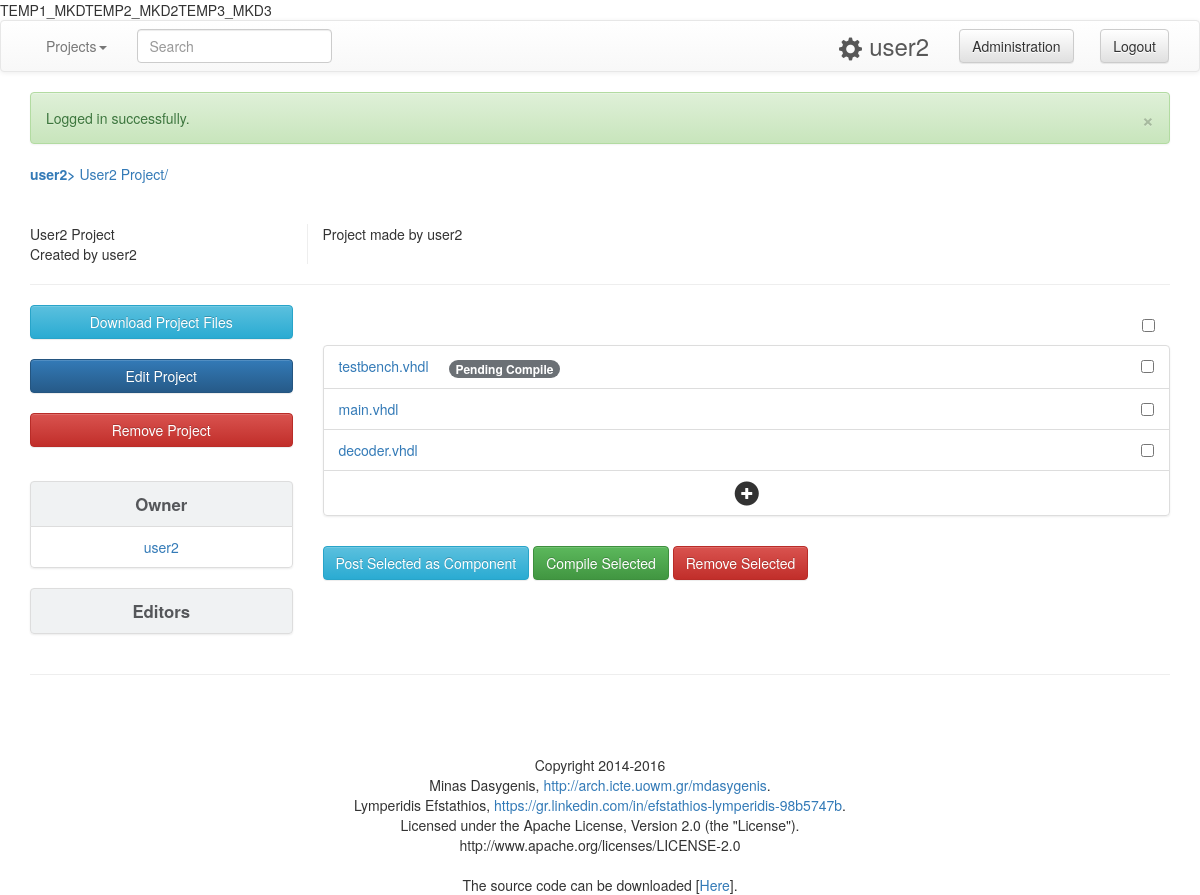
Page /project/user2/user2-project (signed in) on the committed database.
### tables this page shows
CREATE TABLE `users` (
  `id` int(11) NOT NULL,
  `username` varchar(25) NOT NULL,
  `password` varchar(32) NOT NULL,
  `type` int(1) NOT NULL DEFAULT '0',
  `email` varchar(50) NOT NULL,
  `telephone` bigint(10) DEFAULT NULL,
  `activated` tinyint(1) NOT NULL DEFAULT '0',
  `activ_code` int(6) NOT NULL,
  `theme` tinyint(1) NOT NULL DEFAULT '0',
  `available_space` int(6) NOT NULL DEFAULT '20'
);

CREATE TABLE `projects` (
  `id` int(11) NOT NULL,
  `name` varchar(50) NOT NULL,
  `description` text NOT NULL,
  `short_code` varchar(50) NOT NULL,
  `public` tinyint(1) NOT NULL DEFAULT '1'
);

CREATE TABLE `project_files` (
  `id` int(11) NOT NULL,
  `name` varchar(50) NOT NULL,
  `project_id` int(11) NOT NULL,
  `compiled` int(1) NOT NULL DEFAULT '0',
  `component` int(2) NOT NULL DEFAULT '0',
  `version` smallint(6) NOT NULL DEFAULT '0'
);

### index.php (called while the page is built, shortened)
<?php
include('loader.php');
$allowed_action=false;
if( (isset($_SESSION['vhdl_user']['loged_in']) && $_SESSION['vhdl_user']['loged_in']==1) || $allowed_action==true ){
	if( isset($_GET['action']) ){
		$included_file = $_GET['action'].'.php';
	}else{
		if($_SESSION['vhdl_user']['id'] == '0'){
			$included_file='loggedin_sid.php';
		}else{
			$included_file='loggedin.php';
		}
	}
}else{
	$included_file='loggedout.php';
}
include('theme/header.php');
include('pages/'.$included_file);
include('theme/footer.php');
if(isset($_GET)){
	var_dump($_GET);
}
if(isset($_POST)){
	var_dump($_POST);
}
if(isset($_SESSION)){
	var_dump($_SESSION);
}
?>

### classes/Database.php (called while the page is built, shortened)
<?php
class Database {
	public $conn;
	public function __construct(){
		$db_host="localhost";
		$db_username="root";
		$db_password="";
		$db_name="vhdl_compiler";
		try{
			$this->conn = new PDO("mysql:host=$db_host;dbname=$db_name;charset=utf8",$db_username,$db_password);
		}
			catch(PDOException $pe){
			die('Connection error:' . $pe->getmessage());
		}
	}
	public function get_user_information($user, $search_type) {
		$query = "SELECT * FROM users WHERE  ".$search_type."= '".$user."'";
		$statement = $this->conn->prepare($query);
		$statement->execute();
		return $statement->fetch();
	}
	public function get_project_shortcode($project_code, $user_id) {
		$query = "SELECT projects.* FROM projects JOIN projects_editors ON projects_editors.project_id = projects.id WHERE projects_editors.user_id='".$user_id."' AND projects.short_code = '".$project_code."'";
		$statement = $this->conn->prepare($query);
		$statement->execute();
		return $statement->fetch();
	}
	public function get_project_editors($project_id) {
		$query = "SELECT users.username,projects_editors.user_type FROM users JOIN projects_editors ON projects_editors.user_id = users.id WHERE projects_editors.project_id = '".$project_id."'";
		$statement = $this->conn->prepare($query);
		$statement->execute();
		return $statement->fetchAll();
	}
	public function get_project_files($project_id) {
		$query = "SELECT * FROM project_files WHERE project_id = '".$project_id."' ORDER BY id";
		$statement = $this->conn->prepare($query);
		$statement->execute();
		return $statement->fetchAll();
	}
}
?>

### classes/User.php (called while the page is built, shortened)
<?php
class User {
	public $username,$id,$logged_in,$type;
	public function __construct($vhdl_user){
		$this->type = $vhdl_user['type'];
	}
	public function validate_ownership($editors){
		if($this->type=='1'){
			$valid = true;
		}
		return $valid;
	}
	public function validate_edit_rights($editors){
		if($this->type=='1'){
			$valid = true;
		}
		return $valid;
	}
}
?>

### pages/project-dir.php (the view, shortened to what this page needs)
<?php
	$search_user = $db->get_user_information($_GET['user'],"username");
	$project = $db->get_project_shortcode($_GET['project'], $search_user['id']);
	$editors = $db->get_project_editors($project['id']);
	$is_editor = $user->validate_edit_rights($editors);
	if( $is_editor || $project['public']==1){
		$files = $db->get_project_files($project['id']);
		echo "<b><a href='".$BASE_URL."/project/".$search_user['username']."'>".$search_user['username']."> </a></b>";
		echo "<a href='".$BASE_URL."/project/".$search_user['username']."/".$project['short_code']."'>".$project['name']."/ </a>";
?>
<br/><br/><br/>
<div class="row">
	<div class="col-sm-3 divider-vertical-right">
		<?php echo $project['name']."<br/> Created by ".$search_user['username']; ?>
	</div>
	<div class="col-sm-9">
		<?php echo $project['description']; ?>
	</div>
</div>
<hr/>
<div class="row">
	<div class="col-sm-3">
		<?php  if( $is_editor ){ ?>
			<button type="submit" name="post_action" value='Download_Project' class="btn btn-info full-row" data-toggle="modal" data-target="#Download-Project-Modal" >Download Project Files</button>
			<br/>
		<?php  } ?>
		<?php  if( $user->validate_ownership($editors) ){ ?>
			<a href='<?php echo $BASE_URL; ?>/edit-project/<?php echo $search_user['username']; ?>/<?php echo $project['short_code']; ?>'>
				<button type='button' class='btn btn-primary full-row'>Edit Project</button>
			</a><br/>
			<form action='' method='post' id="Remove_Project_form" >
				<button type="submit" name="post_action" value='Remove_Project' class="btn btn-danger full-row" >Remove Project</button>
			</form><br/>
		<?php } ?>
		<ul class="list-group text-center">
			<li class='list-group-item list-header'>Owner</li>
			<li class='list-group-item'><?php echo "<a href='".$BASE_URL."/project/".$search_user['username']."'>".$search_user['username']."</a>"; ?></li>
		</ul>
		<ul class="list-group text-center">
			<li class='list-group-item list-header'>Editors</li>
		</ul>
	</div>
	<div class="col-sm-9">
		<?php if( $is_editor ){ ?>
			<ul class="list-group no-shadow">
				<li class='list-group-item no-border'>
					<span class='pull-right'><input type="checkbox" id="select_all"></span>
				</li>
			</ul>
		<?php } ?>
		<?php require('pages/extra/list-dirfiles.php'); ?>
		<?php if( $is_editor ){ ?>
			<div class="row">
				<div class="col-sm-12 space-top-10">
					<form action='' method='post' id='Selected_Action'>
						<button type="submit" name="post_action" value='Post_Library_Selected' class="btn btn-info" >Post Selected as Component</button>
						<button type="submit" name="post_action" value='Compile_Selected' class="btn btn-success" >Compile Selected</button>
						<button type="submit" name="post_action" value='Remove_Selected' class="btn btn-danger" >Remove Selected</button>
					</form>
				</div>
			</div>
		<?php } ?>
	</div>
</div>
<hr/>
<?php
	}else{
		header('location:'.$BASE_URL);
	}
?>

### pages/extra/list-dirfiles.php (shortened to what this page needs)
<ul class="list-group list-files">
	<?php
	foreach ($files as $file) {
		$path = $BASE_URL."/project/".$search_user['username']."/".$_GET['project']."/file/".$file['name'];
		echo "<li class='list-group-item'><a href='".$path."'>".$file['name']."</a>";
		if($file['compiled']=='1'){
			$full_path = $BASE_DIR.$search_user['username'].'/'.$_GET['project'].'/'.$file['name'];
			$log_file = $full_path.".log";
			$bin_file = str_replace(".vhdl", ".o", $full_path);
			if( file_exists($log_file) ){
				if( file_exists($bin_file) ){
					if( filesize($log_file) == 0 ){
						echo "<span class='compile-info compile-success'>Compiled</span>";
						echo ( $is_editor )?"<span class='pull-right'><input type='checkbox' class='select_file' value='".$file['id']."' id='file_".$file['id']."'></span></li>":"";
						$is_compiled=true;
					}else{
						echo "<span class='compile-info compile-error'><a href='#error_compile_".$file['id']."' data-toggle='collapse'> Compile Failed <span class='glyphicon glyphicon-chevron-down'></span></a></span>";
						echo ( $is_editor )?"<span class='pull-right'><input type='checkbox' class='select_file' value='".$file['id']."' id='file_".$file['id']."'></span></li>":"";
						echo "<div id='error_compile_".$file['id']."' class='collapse'><pre class='alert-danger'>".file_get_contents($log_file)."</pre></div>";
					}
				}else{
					if( filesize($log_file) != 0 ){
						echo "<span class='compile-info compile-error'><a href='#error_compile_".$file['id']."' data-toggle='collapse'> Compile Failed <span class='glyphicon glyphicon-chevron-down'></span></a></span>";
						echo ( $is_editor )?"<span class='pull-right'><input type='checkbox' class='select_file' value='".$file['id']."' id='file_".$file['id']."'></span></li>":"";
						echo "<div id='error_compile_".$file['id']."' class='collapse'><pre class='alert-danger'>".file_get_contents($log_file)."</pre></div>";
					}
				}
			}else{
				echo "<span class='compile-info compile-pending'> Pending Compile</span>";
				echo ( $is_editor )?"<span class='pull-right'><input type='checkbox' class='select_file' value='".$file['id']."' id='file_".$file['id']."'></span></li>":"";
			}
		}elseif($file['compiled']=='2'){
			echo "<span class='compile-info compile-pending'> File's contents changed since last compile</span>";
			echo ( $is_editor )?"<span class='pull-right'><input type='checkbox' class='select_file' value='".$file['id']."' id='file_".$file['id']."'></span></li>":"";
		}else{
			echo ( $is_editor )?"<span class='pull-right'><input type='checkbox' class='select_file' value='".$file['id']."' id='file_".$file['id']."'></span></li>":"";
		}
	}
	if($user->validate_edit_rights($editors)){ ?>
		<li class='list-group-item'>
			<center>
				<span class="glyphicon glyphicon-plus-sign pointer strong" aria-hidden="true" data-toggle="modal" data-target="#Create-filedir-Modal"></span>
			</center>
		</li>
	<?php }?>
</ul>

### theme/css/style.css (style rules this page uses)
.divider-vertical-right { border: 0; border-right: 1px solid #eee; }
.pointer { cursor:pointer; }
.strong { font-weight: bold; font-size: x-large; }
.list-header { font-weight: bold; font-size: larger; background-color: #F0F2F3; color: #55575A; }
.full-row { display: block; width: 100%; }
.no-shadow { -webkit-box-shadow: none; box-shadow: none; }
.no-border { border: none; }
.space-top-10 { margin-top: 10px; }
.compile-info { display: inline-block; min-width: 10px; padding: 3px 7px; font-size: 12px; font-weight: 700; line-height: 1; color: #fff; text-align: center; white-space: nowrap; vertical-align: middle; border-radius: 10px; margin-left: 20px; }
.compile-pending { background-color: #6B7075; }

### rows in the picture
users: username "user2"
projects: name "User2 Project", description "Project made by user2"
project_files: name "testbench.vhdl"
project_files: name "main.vhdl"
project_files: name "decoder.vhdl"

### other values in the picture
$_SESSION['vhdl_user']['username'] "user2"
$this->messages[$msg_id][0] "Logged in successfully."
